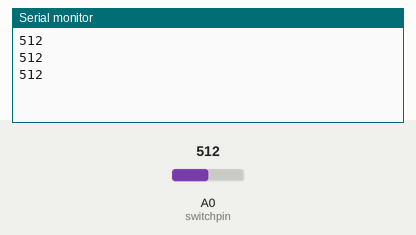
Bench run of a sketch on a simulated Arduino Uno, built with avr-gcc and run on an emulated ATmega328P. On the bench: the last lines printed to the serial monitor. Inputs (shaded band) come from the test bench; at power-on: A0 (switchpin) = 512.

Above: at 1.3 s.
1.4 s: A0 (switchpin) set to 716
At 1.9 s:
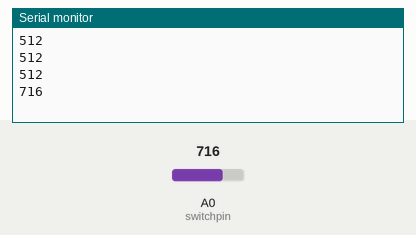
2.9 s: A0 (switchpin) set to 900
At 3.4 s:
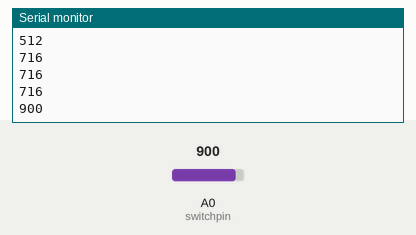
Timing chart, 0 to 5.9 s (numbered marks = the images above; inputs shaded):
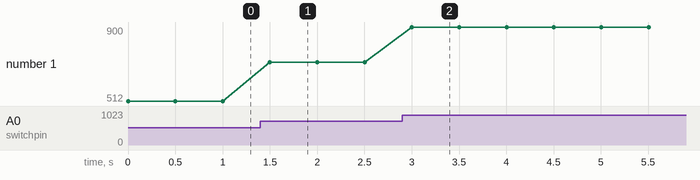

Measured:
- after the input at 1.4 s, the serial monitor: prints a new line after 0.10 s (image 1)
- after the input at 2.9 s, the serial monitor: prints a new line after 0.10 s (image 2)
- plotted number 1: 512 → 716 after the input at 1.4 s, 716 → 900 after the input at 2.9 s

The sketch:

switchpin_tester_code.ino
```cpp
#define switchpin A0
void setup() {
  pinMode(switchpin,INPUT_PULLUP);
  Serial.begin(9600);
  // put your setup code here, to run once:

}

void loop() {
  int switchstate=analogRead(switchpin);
  Serial.println(switchstate);
  delay(500);
  // put your main code here, to run repeatedly:

}
```
